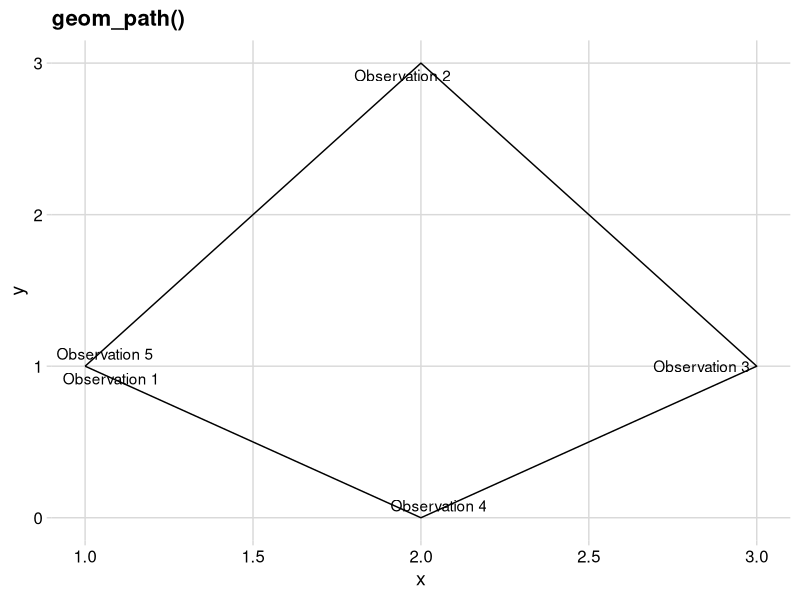
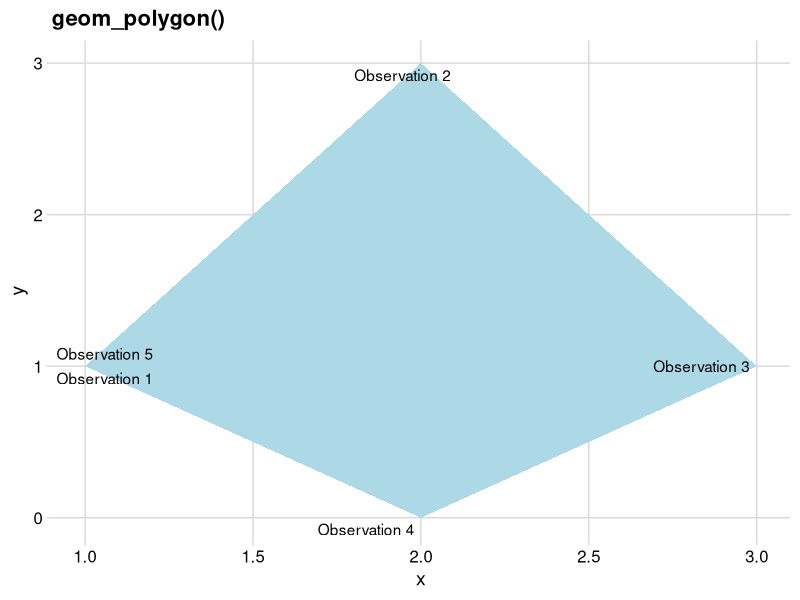
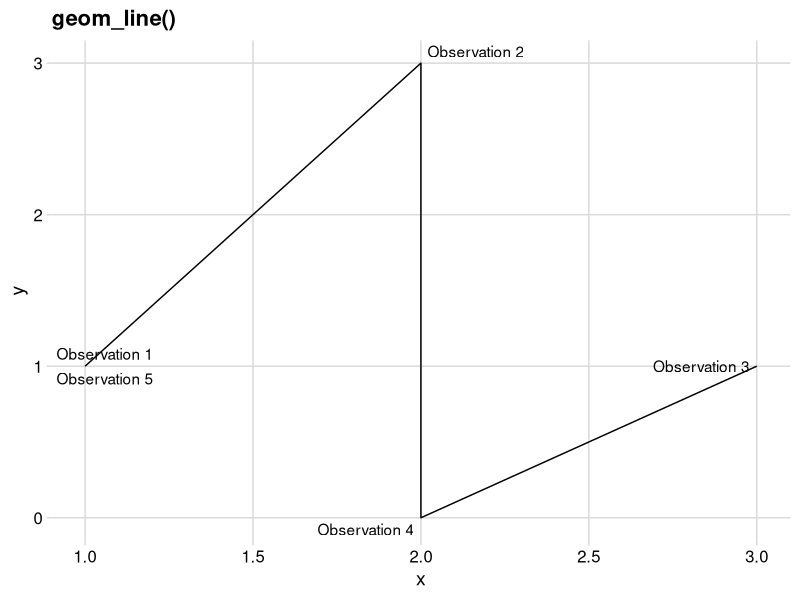

The R source for these figures, in order:
## ---- chunk 1
#| label: fig-q2-ex1
#| fig-cap: "Explaining the difference betweeen geom_path(), geom_polygon() and geom_line()"
#| fig-subcap: 
#|   - "geom_path()"
#|   - "geom_polygon()"
#|   - "geom_line()"
#| layout-ncol: 3

library(tidyverse)
library(cowplot)

df <- data.frame(
  x = c(1, 2, 3, 2, 1),
  y = c(1, 3, 1, 0, 1),
  label = paste0("Observation ", 1:5)
)

ggplot(df, aes(x, y, label = label)) +
  geom_path() +
  ggrepel::geom_text_repel() +
  labs(title = "geom_path()") +
  theme_minimal_grid()

ggplot(df, aes(x, y, label = label)) +
  geom_polygon(fill = "lightblue") +
  ggrepel::geom_text_repel() +
  labs(title = "geom_polygon()") +
  theme_minimal_grid()

ggplot(df, aes(x, y, label = label)) +
  geom_line() +
  ggrepel::geom_text_repel() +
  labs(title = "geom_line()") +
  theme_minimal_grid()
